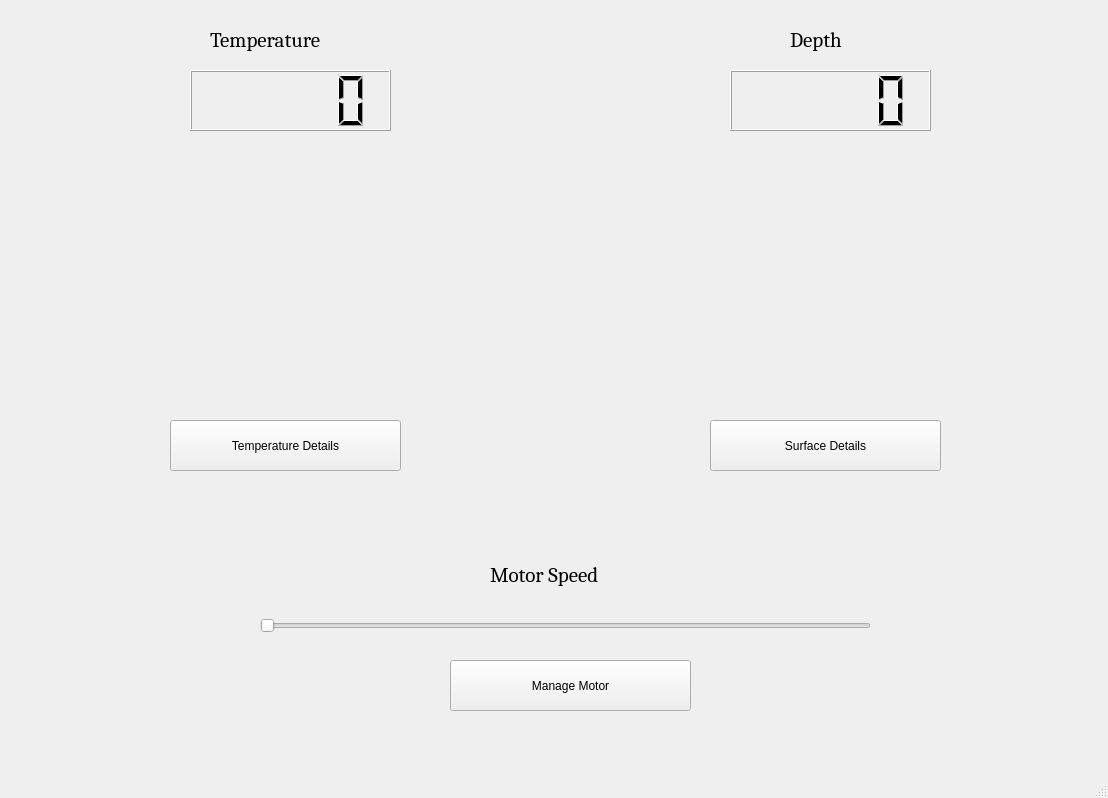
<?xml version="1.0" encoding="UTF-8"?>
<ui version="4.0">
 <class>MainWindow</class>
 <widget class="QMainWindow" name="MainWindow">
  <property name="geometry">
   <rect>
    <x>0</x>
    <y>0</y>
    <width>1108</width>
    <height>798</height>
   </rect>
  </property>
  <property name="windowTitle">
   <string>MainWindow</string>
  </property>
  <widget class="QWidget" name="centralwidget">
   <widget class="QLCDNumber" name="depth_display">
    <property name="geometry">
     <rect>
      <x>730</x>
      <y>70</y>
      <width>201</width>
      <height>61</height>
     </rect>
    </property>
   </widget>
   <widget class="QLCDNumber" name="temp_display">
    <property name="geometry">
     <rect>
      <x>190</x>
      <y>70</y>
      <width>201</width>
      <height>61</height>
     </rect>
    </property>
   </widget>
   <widget class="QSlider" name="motor_speed_slider">
    <property name="geometry">
     <rect>
      <x>260</x>
      <y>610</y>
      <width>611</width>
      <height>31</height>
     </rect>
    </property>
    <property name="orientation">
     <enum>Qt::Horizontal</enum>
    </property>
   </widget>
   <widget class="QLabel" name="label">
    <property name="geometry">
     <rect>
      <x>490</x>
      <y>560</y>
      <width>151</width>
      <height>31</height>
     </rect>
    </property>
    <property name="font">
     <font>
      <family>Cambria</family>
      <pointsize>16</pointsize>
     </font>
    </property>
    <property name="text">
     <string>Motor Speed</string>
    </property>
   </widget>
   <widget class="QLabel" name="label_2">
    <property name="geometry">
     <rect>
      <x>210</x>
      <y>20</y>
      <width>151</width>
      <height>41</height>
     </rect>
    </property>
    <property name="font">
     <font>
      <family>Cambria</family>
      <pointsize>16</pointsize>
     </font>
    </property>
    <property name="text">
     <string>Temperature</string>
    </property>
   </widget>
   <widget class="QLabel" name="label_3">
    <property name="geometry">
     <rect>
      <x>790</x>
      <y>20</y>
      <width>71</width>
      <height>41</height>
     </rect>
    </property>
    <property name="font">
     <font>
      <family>Cambria</family>
      <pointsize>16</pointsize>
     </font>
    </property>
    <property name="text">
     <string>Depth</string>
    </property>
   </widget>
   <widget class="QPushButton" name="temp_menu_button">
    <property name="geometry">
     <rect>
      <x>170</x>
      <y>420</y>
      <width>231</width>
      <height>51</height>
     </rect>
    </property>
    <property name="text">
     <string>Temperature Details</string>
    </property>
   </widget>
   <widget class="QPushButton" name="surface_menu_button">
    <property name="geometry">
     <rect>
      <x>710</x>
      <y>420</y>
      <width>231</width>
      <height>51</height>
     </rect>
    </property>
    <property name="text">
     <string>Surface Details</string>
    </property>
   </widget>
   <widget class="QPushButton" name="motor_menu_button">
    <property name="geometry">
     <rect>
      <x>450</x>
      <y>660</y>
      <width>241</width>
      <height>51</height>
     </rect>
    </property>
    <property name="text">
     <string>Manage Motor</string>
    </property>
   </widget>
   <widget class="QWidget" name="small_temp_chart" native="true">
    <property name="geometry">
     <rect>
      <x>60</x>
      <y>160</y>
      <width>461</width>
      <height>241</height>
     </rect>
    </property>
   </widget>
   <widget class="QWidget" name="small_depth_chart" native="true">
    <property name="geometry">
     <rect>
      <x>590</x>
      <y>160</y>
      <width>461</width>
      <height>241</height>
     </rect>
    </property>
   </widget>
  </widget>
  <widget class="QMenuBar" name="menubar">
   <property name="geometry">
    <rect>
     <x>0</x>
     <y>0</y>
     <width>1108</width>
     <height>26</height>
    </rect>
   </property>
  </widget>
  <widget class="QStatusBar" name="statusbar"/>
 </widget>
 <resources/>
 <connections/>
</ui>
